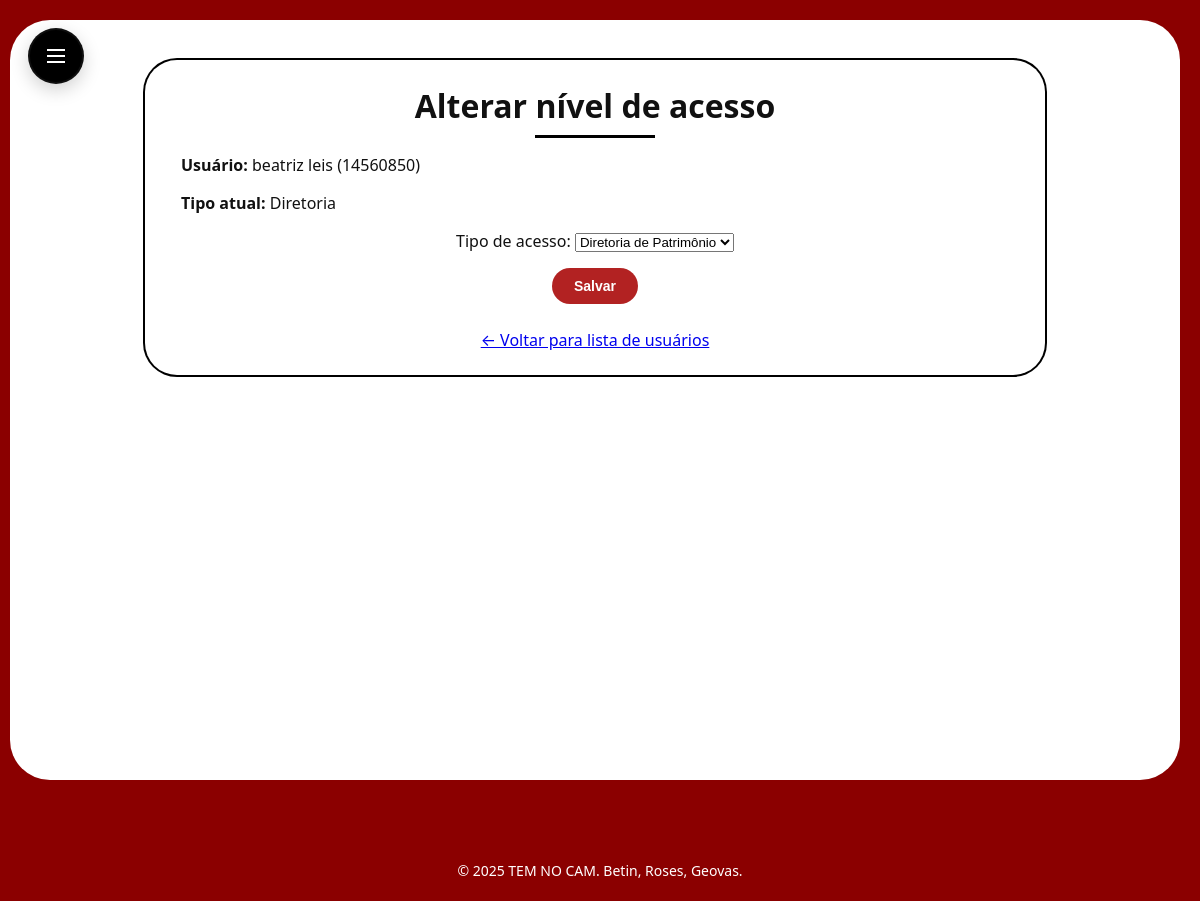
Page /gestao/usuarios/2/alterar-acesso/ (signed in) on the committed database.
### core/models.py (models this page shows, shortened)
class Usuario(AbstractUser):
    nusp = models.CharField(
        max_length=20,
        unique=True,
        verbose_name='NUSP'
    )
    class TiposAcesso(models.TextChoices):
        ALUNO = 'Aluno', 'Aluno'
        MEMBRO_GESTAO = 'MembroGestao', 'Membro da Gestão'
        DIRETORIA = 'Diretoria', 'Diretoria de Patrimônio'
    tipo_acesso = models.CharField(
        max_length=20,
        choices=TiposAcesso.choices,
        default=TiposAcesso.ALUNO,
        verbose_name='Tipo de acesso'
    )
    telefone = models.CharField(
        max_length=20,
        blank=True,
        verbose_name='Telefone'
    )
    USERNAME_FIELD = 'nusp'
    REQUIRED_FIELDS = ['username', 'email']

### core/views.py (the view)
# urls.py: path('gestao/usuarios/<int:usuario_id>/alterar-acesso/', views.alterar_tipo_acesso_usuario, name='alterar_tipo_acesso_usuario'),
@login_required
@diretoria_required
def alterar_tipo_acesso_usuario(request, usuario_id):
    usuario = get_object_or_404(User, pk=usuario_id)
    if request.method == 'POST':
        form = UsuarioTipoAcessoForm(request.POST, instance=usuario)
        if form.is_valid():
            form.save()
            messages.success(request, f'Tipo de acesso de {usuario} atualizado com sucesso!')
            return redirect('core:lista_usuarios')
    else:
        form = UsuarioTipoAcessoForm(instance=usuario)
    contexto = {
        'usuario_alvo': usuario,
        'form': form,
    }
    return render(request, 'core/alterar_tipo_acesso_usuario.html', contexto)

### core/forms.py
class UsuarioTipoAcessoForm(forms.ModelForm):
    class Meta:
        model = User
        fields = ['tipo_acesso']

### core/templates/core/alterar_tipo_acesso_usuario.html (shortened to what this page needs)
{% extends "core/base.html" %}
{% block content %}
<div class="reservas-wrapper">
  <div class="reservas-card">
    <h1 class="reservas-title">Alterar nível de acesso</h1>
    <div class="reservas-info">
      <p><strong>Usuário:</strong> {{ usuario_alvo.get_full_name }} ({{ usuario_alvo.nusp }})</p>
      <p><strong>Tipo atual:</strong> {{ usuario_alvo.tipo_acesso }}</p>
    </div>
    <form method="post" class="reservas-form">
      <div class="form-container">
        {{ form.as_p }}
      </div>
      <button type="submit" class="btn btn-primary">
        Salvar
      </button>
    </form>
    <div style="text-align:center; margin-top:25px;">
      <a href="{% url 'core:lista_usuarios' %}" class="voltar-link">
        ← Voltar para lista de usuários
      </a>
    </div>
  </div>
</div>
{% endblock %}

### static/core/style.css (style rules this page uses)
:root { --cor-fundo: #8b0000; --cor-card: #ffffff; --cor-texto: #111111; --cor-menu-bg: #ffffff; --cor-menu-ativo: #b22222; --cor-menu-ativo-texto: #ffffff; --cor-menu-link: #111111; --cor-botao: #b22222; --cor-botao-texto: #ffffff; --raio-card: 40px; --fonte: "Segoe UI", system-ui, -apple-system, BlinkMacSystemFont, sans-serif; }
* { box-sizing: border-box; }
body { margin: 0; padding: 0; font-family: var(--fonte); background: var(--cor-fundo); color: var(--cor-texto); }
.btn { display: inline-block; padding: 10px 22px; border-radius: 999px; border: none; cursor: pointer; font-weight: 600; font-size: 14px; }
.btn-primary { background: var(--cor-botao); color: var(--cor-botao-texto); }
:root { --sidebar-width: 260px; --sidebar-contracted-width: 56px; --sidebar-transition-duration: 0.34s; --sidebar-transition-ease: cubic-bezier(.2,.9,.3,1); }
.reservas-wrapper { display: flex; justify-content: center; align-items: flex-start; padding-top: 16px; }
.reservas-card { background: var(--cor-card); border-radius: 32px; padding: 24px 36px; max-width: 900px; width: 100%; box-shadow: 0 0 0 2px #000; }
.reservas-title { text-align: center; font-size: 2rem; font-weight: 700; margin: 0 0 8px 0; }
.reservas-title::after { content: ""; display: block; width: 120px; height: 3px; background: #000; margin: 8px auto 0 auto; }
.reservas-form { max-width: 520px; margin: 0 auto; text-align: center; }

### rows in the picture
Usuario: get_full_name "beatriz leis", nusp "14560850", tipo_acesso "Diretoria", tipo_acesso "Diretoria de Patrimônio"
